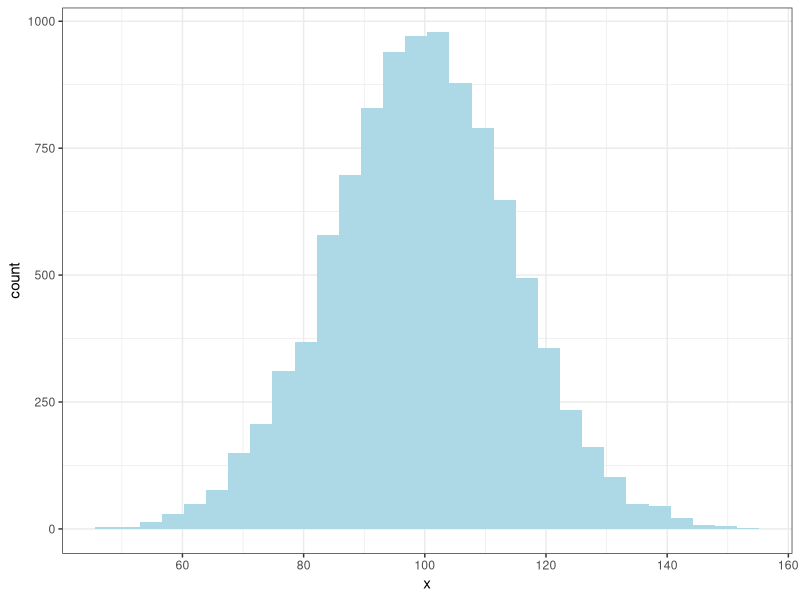
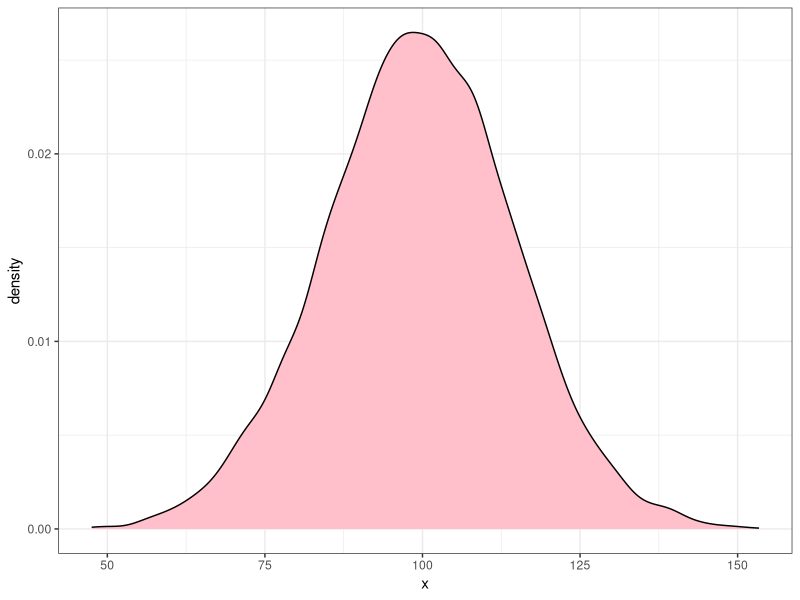
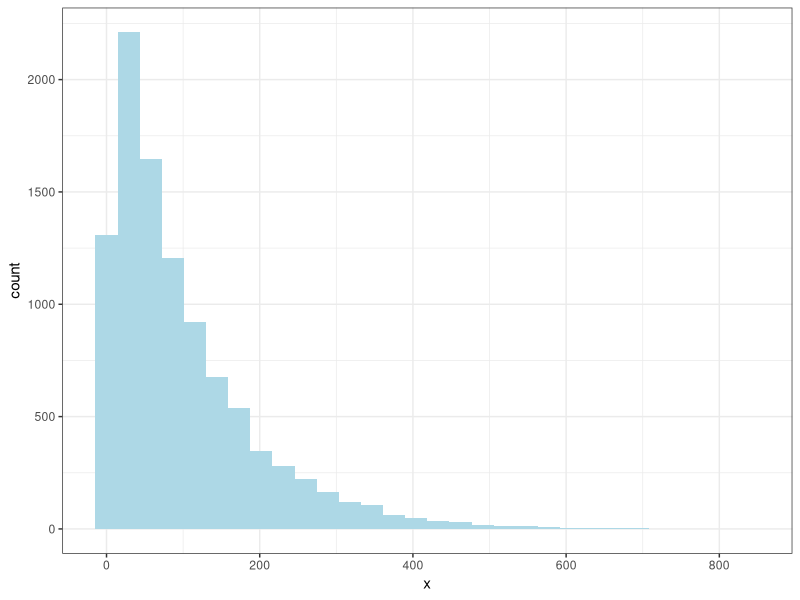
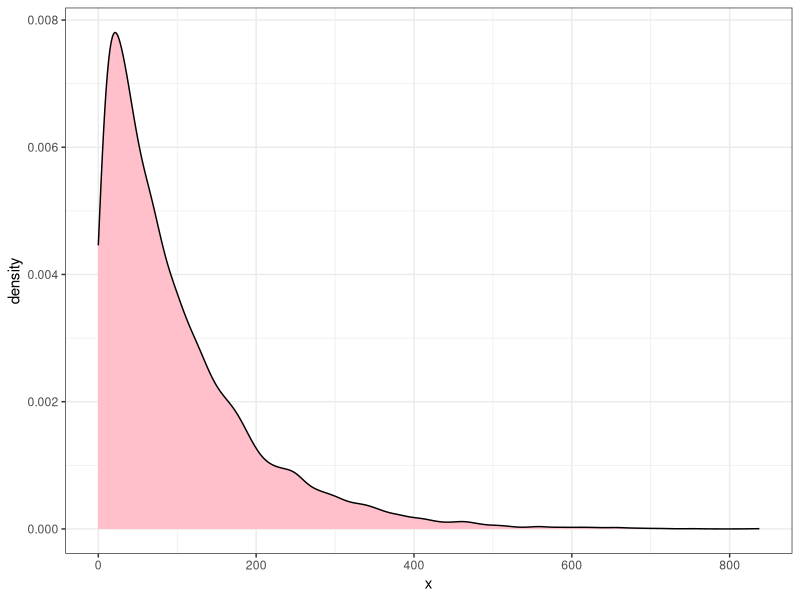

These figures' R source, in order:
## ---- chunk 1
library(knitr)
knitr::opts_chunk$set(comment = NA, fig.show = 'as.is', fig.align = 'center', fig.height = 4, fig.width = 4, prompt = TRUE, highlight = TRUE, tidy = FALSE, warning = FALSE, message = FALSE, tidy.opts=list(blank = TRUE, width.cutoff= 75, cache = TRUE))
## ---- chunk 2
sims <- 10000
nj <- rnorm(sims, 100, 15)
ej <- rexp(sims, 0.01)
## ---- chunk 3
library(ggplot2)
DF <- data.frame(x = nj)
p <- ggplot(data = DF, aes(x = x))
p +  geom_histogram(fill = "lightblue") + 
  theme_bw()
p + geom_density(fill = "pink") + 
  theme_bw()
## ---- chunk 4
DF <- data.frame(x = ej)
p <- ggplot(data = DF, aes(x = x))
p +  geom_histogram(fill = "lightblue") + 
  theme_bw()
p + geom_density(fill = "pink") + 
  theme_bw()
